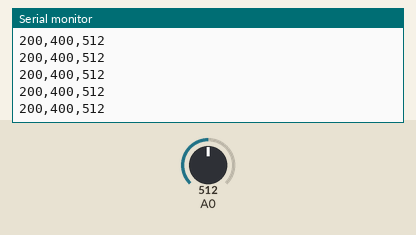
Recording of a sketch running on a simulated Arduino Uno, built with avr-gcc and run on an emulated ATmega328P. Shown: the last lines printed to the serial monitor. Inputs (shaded band) come from the test bench; at power-on: A0 = 512.

Above: at 1.2 s.
1.3 s: A0 set to 11
At 2.2 s:
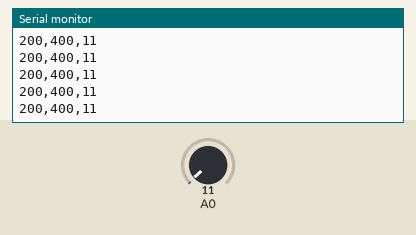
2.8 s: A0 set to 8
At 3.7 s:
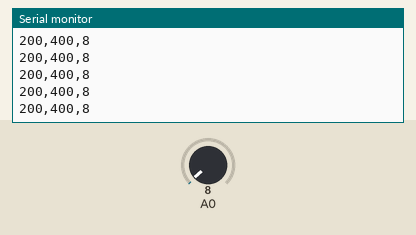
Timing chart, 0 to 5.8 s (numbered marks = the images above; inputs shaded):
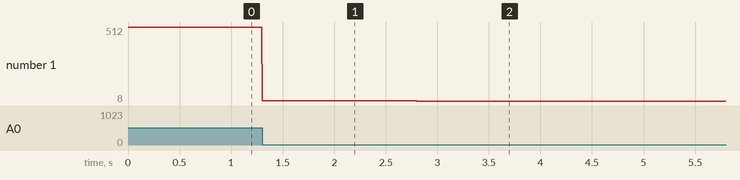

The sketch:

arduino_dual_data_transfer.ino
```cpp
int sensorValue, outputValue;
void setup() {
  // put your setup code here, to run once:
  Serial.begin(115200);
}

void loop() {
  // put your main code here, to run repeatedly:
  sensorValue = analogRead(A0);
  // map it to the range of the analog out:
  outputValue = map(sensorValue, 0, 1023, 0, 255);
  Serial.print(200);
  Serial.print(',');
    Serial.print(400);
  Serial.print(',');
  Serial.println(sensorValue);
  delay(2);
}
```

Measured:
- after the input at 1.3 s, the serial monitor: prints a new line at once (image 1)
- after the input at 2.8 s, the serial monitor: prints a new line at once (image 2)
- plotted number 1: 512 → 11 after the input at 1.3 s, 11 → 8 after the input at 2.8 s
